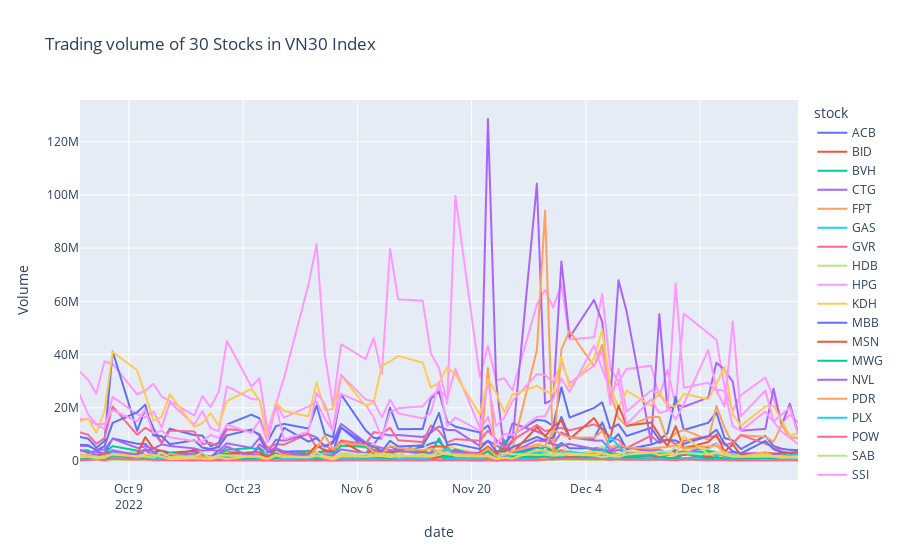

The notebook cell this image was saved under:
### Code cell
# VOlume chart
fig = px.line(merge_df, x='date', y='Volume', color='stock', title='Trading volume of 30 Stocks in VN30 Index')
fig.show()
